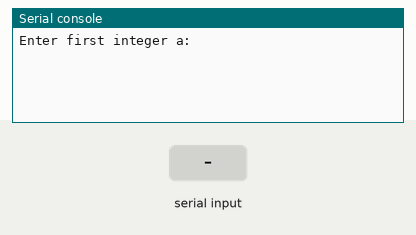
A program run on a simulated BBC micro:bit running MicroPython. Parts: the last lines printed to the serial console. Inputs (shaded band) come from the test bench.

Above: at 1.2 s.
1.3 s: "5" typed at the serial console, then Enter
At 2.5 s:
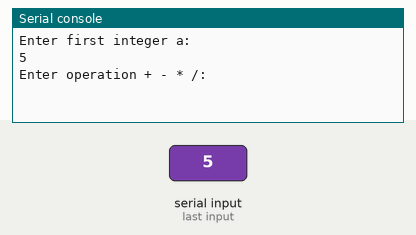
2.8 s: "+" typed at the serial console, then Enter
At 3.8 s:
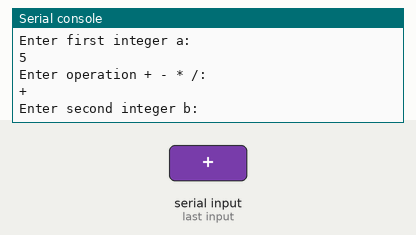
4.3 s: "90" typed at the serial console, then Enter
At 5.0 s:
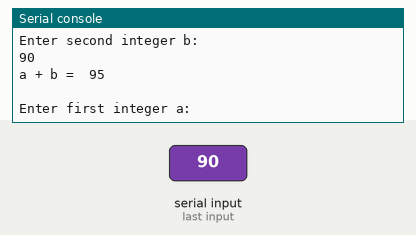

Measured:
- after the input at 1.3 s, the serial console: prints a new line at once (image 1)
- after the input at 2.8 s, the serial console: prints a new line at once (image 2)
- after the input at 4.3 s, the serial console: prints a new line at once (image 3)

The program:

calculator.py
```python
# calculator.py

from microbit import *

while True:
    text = input("Enter first integer a: ")
    a = int(text)
    op = input("Enter operation + - * /: ")
    text = input("Enter second integer b: ")
    b = int(text)

    if op == "+":
        c = a + b
    elif op == "-":
        c = a - b
    elif op == "*":
        c = a * b
    elif op == "/":
        c = a / b

    print("a", op, "b = ", c)
    print(" ")
```
